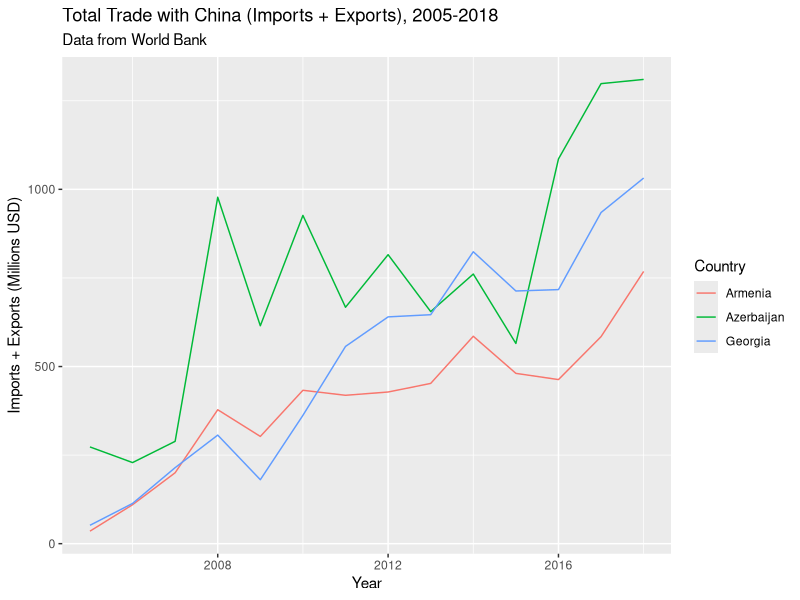
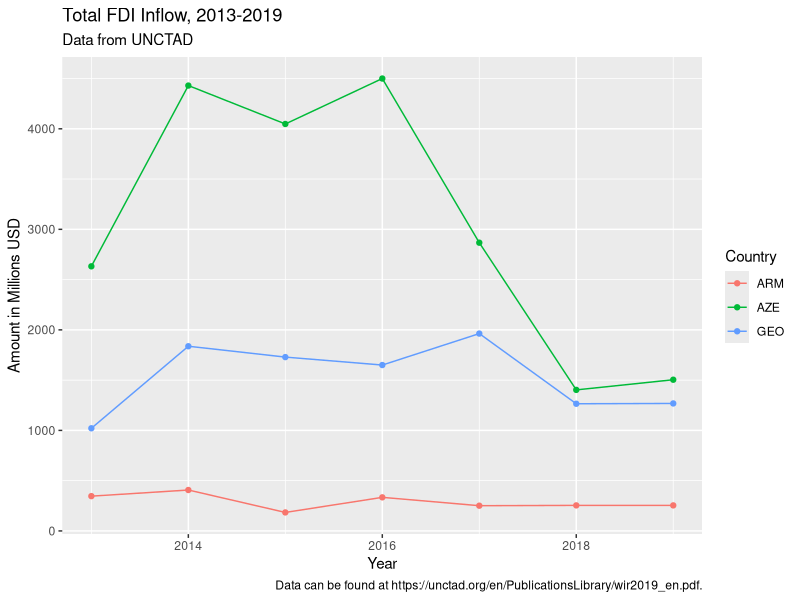
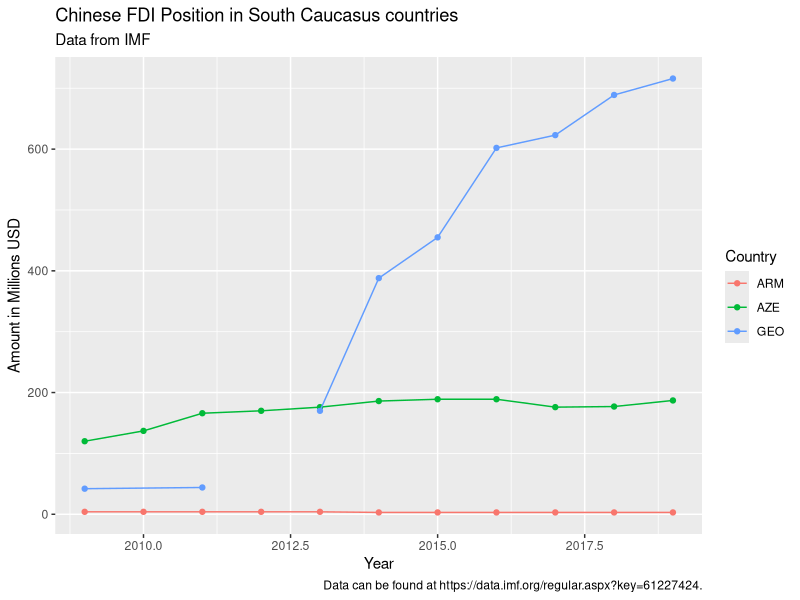
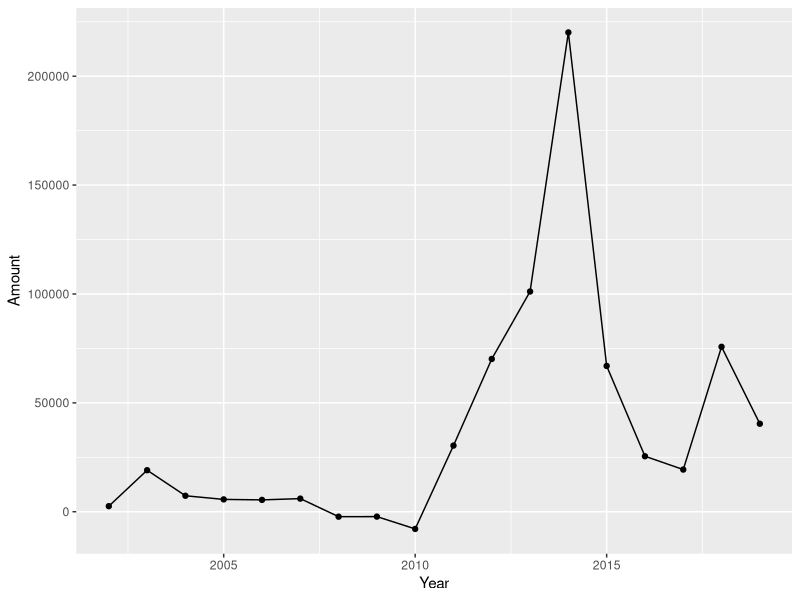
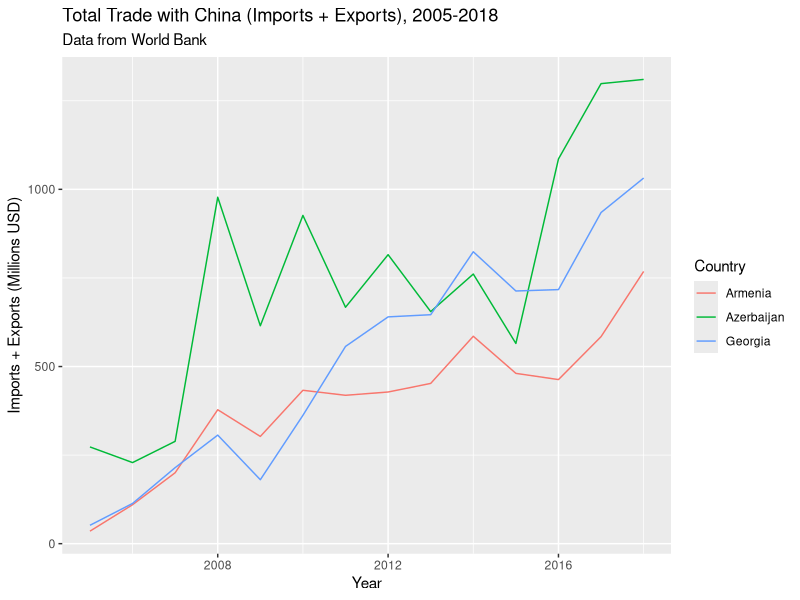
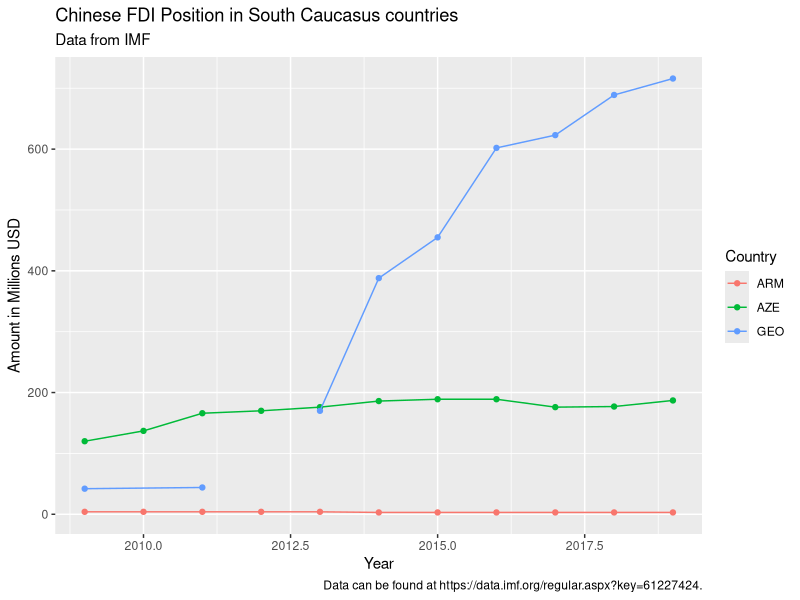

The R script that drew these images, in order:
## ---- chunk 1
knitr::opts_chunk$set(echo = FALSE)
options(scipen = 999)
library(tidyverse)
library(readr)
library(readxl)
## ---- chunk 2
turnover <- read_xlsx("raw-data/Trade Turnover.xlsx")
turnover <- turnover %>%
  mutate(`Imports + Exports (Millions USD)` = (`Imports + Exports (Millions USD)`)/1000)
## ---- chunk 3
ggplot(turnover, aes(x = Year, y = `Imports + Exports (Millions USD)`, color = Country)) +
  geom_line() +
  labs(title = "Total Trade with China (Imports + Exports), 2005-2018",
       subtitle = "Data from World Bank")

ggsave("turnover.png")
## ---- chunk 4
inflow <- read_xlsx("raw-data/Total Inflow.xlsx")
## ---- chunk 5
ggplot(inflow, aes(x = Year, y = Amount, color = Country)) +
  geom_point() +
  geom_line() +
  labs(title = "Total FDI Inflow, 2013-2019",
       subtitle = "Data from UNCTAD",
       caption = "Data can be found at https://unctad.org/en/PublicationsLibrary/wir2019_en.pdf.",
       y = "Amount in Millions USD")
## ---- chunk 6
chnpos <- read_xlsx("raw-data/china.xlsx")
chnpos <- chnpos[-24, ]
## ---- chunk 7
ggplot(chnpos, aes(x = Year, y = Amount, color = Country)) +
  geom_point() +
  geom_line() +
  labs(title = "Chinese FDI Position in South Caucasus countries",
       subtitle = "Data from IMF",
       y = "Amount in Millions USD",
       caption = "Data can be found at https://data.imf.org/regular.aspx?key=61227424.")
ggsave("fdistock.png")
## ---- chunk 8
georgia <- read_xlsx("raw-data/georgia.xlsx")
## ---- chunk 9
ggplot(georgia, aes(x = Year, y = Amount)) +
  geom_line() +
  geom_point()
